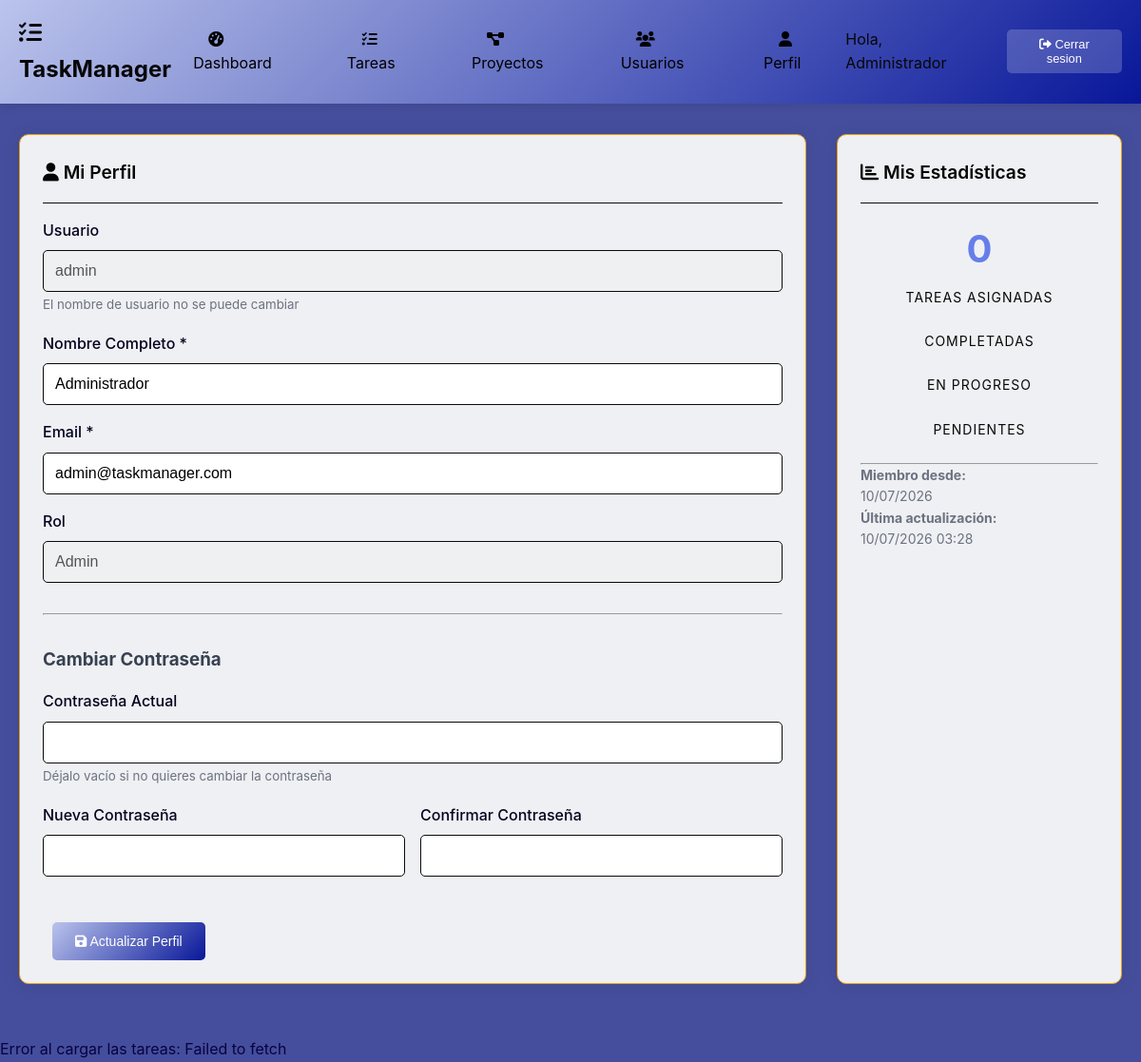
The page /pages/profile.php (signed in) on the database its author committed.
### tables this page shows
CREATE TABLE users (
    id INT PRIMARY KEY AUTO_INCREMENT,
    username VARCHAR(50) UNIQUE NOT NULL,
    email VARCHAR(100) UNIQUE NOT NULL,
    password VARCHAR(255) NOT NULL,
    full_name VARCHAR(100) NOT NULL,
    role ENUM('admin', 'member') DEFAULT 'member',
    last_login TIMESTAMP NULL,
    created_at TIMESTAMP DEFAULT CURRENT_TIMESTAMP,
    updated_at TIMESTAMP DEFAULT CURRENT_TIMESTAMP ON UPDATE CURRENT_TIMESTAMP,
    deleted_at TIMESTAMP NULL
);

### pages/profile.php (the view, shortened to what this page needs)
<?php
try {
    $db = new Database();
    $conn = $db->connect();
    $stmt = $conn->prepare("SELECT * FROM users WHERE id = ?");
    $stmt->execute([$_SESSION['user_id']]);
    $user = $stmt->fetch();
    $stmt = $conn->prepare("
        SELECT
            COUNT(*) as total_assigned,
            SUM(CASE WHEN status = 'completed' THEN 1 ELSE 0 END) as completed,
            SUM(CASE WHEN status = 'pending' THEN 1 ELSE 0 END) as pending,
            SUM(CASE WHEN status = 'in_progress' THEN 1 ELSE 0 END) as in_progress
        FROM tasks
        WHERE assigned_to = ?
    ");
    $stmt->execute([$_SESSION['user_id']]);
    $user_stats = $stmt->fetch();
} catch (Exception $e) {
    $error_message = 'Error al cargar el perfil: ' . $e->getMessage();
}
include '../includes/header.php';
?>
<div style="display: grid; grid-template-columns: 1fr 300px; gap: 2rem;">
    <div class="card">
        <div class="card-header">
            <h1 class="card-title"><i class="fas fa-user"></i> Mi Perfil</h1>
        </div>
        <form method="POST" action="">
            <div class="form-group">
                <label for="username" class="form-label">Usuario</label>
                <input type="text" id="username" class="form-control"
                       value="<?php echo htmlspecialchars($user['username']); ?>" disabled>
                <small style="color: #6b7280;">El nombre de usuario no se puede cambiar</small>
            </div>
            <div class="form-group">
                <label for="full_name" class="form-label">Nombre Completo *</label>
                <input type="text" id="full_name" name="full_name" class="form-control"
                       value="<?php echo htmlspecialchars($user['full_name']); ?>" required>
            </div>
            <div class="form-group">
                <label for="email" class="form-label">Email *</label>
                <input type="email" id="email" name="email" class="form-control"
                       value="<?php echo htmlspecialchars($user['email']); ?>" required>
            </div>
            <div class="form-group">
                <label for="role" class="form-label">Rol</label>
                <input type="text" id="role" class="form-control"
                       value="<?php echo ucfirst($user['role']); ?>" disabled>
            </div>
            <hr style="margin: 2rem 0;">
            <h3 style="margin-bottom: 1rem; color: #374151;">Cambiar Contraseña</h3>
            <div class="form-group">
                <label for="current_password" class="form-label">Contraseña Actual</label>
                <input type="password" id="current_password" name="current_password" class="form-control">
                <small style="color: #6b7280;">Déjalo vacío si no quieres cambiar la contraseña</small>
            </div>
            <div style="display: grid; grid-template-columns: 1fr 1fr; gap: 1rem;">
                <div class="form-group">
                    <label for="new_password" class="form-label">Nueva Contraseña</label>
                    <input type="password" id="new_password" name="new_password" class="form-control">
                </div>
                <div class="form-group">
                    <label for="confirm_password" class="form-label">Confirmar Contraseña</label>
                    <input type="password" id="confirm_password" name="confirm_password" class="form-control">
                </div>
            </div>
            <div style="margin-top: 2rem;">
                <button type="submit" class="btn btn-primary">
                    <i class="fas fa-save"></i> Actualizar Perfil
                </button>
            </div>
        </form>
    </div>
    <div class="card">
        <div class="card-header">
            <h2 class="card-title"><i class="fas fa-chart-bar"></i> Mis Estadísticas</h2>
        </div>
        <div style="text-align: center;">
            <div style="margin-bottom: 1.5rem;">
                <div class="stat-number" style="color: #667eea;"><?php echo $user_stats['total_assigned']; ?></div>
                <div class="stat-label">Tareas Asignadas</div>
            </div>
            <div style="margin-bottom: 1.5rem;">
                <div class="stat-label">Completadas</div>
            </div>
            <div style="margin-bottom: 1.5rem;">
                <div class="stat-label">En Progreso</div>
            </div>
            <div style="margin-bottom: 1.5rem;">
                <div class="stat-label">Pendientes</div>
            </div>
        </div>
        <hr>
        <div style="color: #6b7280; font-size: 0.875rem;">
            <p><strong>Miembro desde:</strong><br>
            <?php echo date('d/m/Y', strtotime($user['created_at'])); ?></p>
            <p><strong>Última actualización:</strong><br>
            <?php echo date('d/m/Y H:i', strtotime($user['updated_at'])); ?></p>
        </div>
    </div>
</div>
<?php
include '../includes/footer.php';
?>

### css/styles.css (style rules this page uses)
* { margin: 0; padding: 0; box-sizing: border-box; }
body { font-family: -apple-system, BlinkMacSystemFont, 'Segoe UI', Roboto, sans-serif; background-color: #08147cc0; color: #070241; line-height: 1.6; }
.card { background: rgb(239, 240, 243); border-radius: 10px; padding: 1.5rem; margin-bottom: 1.5rem; box-shadow: 0 2px 20px rgba(0,0,0,0.08); border: 1px solid #e79e15; }
.card-header { display: flex; justify-content: between; align-items: center; margin-bottom: 1rem; padding-bottom: 1rem; border-bottom: 1px solid #020e16; }
.card-title { font-size: 1.2rem; font-weight: 600; color: #050505; }
.stat-number { font-size: 2.5rem; font-weight: bold; color: #3148af; margin-bottom: 0.5rem; }
.stat-label { color: #080808; text-transform: uppercase; font-size: 0.875rem; letter-spacing: 1px; }
.form-group { margin-bottom: 1rem; }
.form-label { display: block; margin-bottom: 0.5rem; font-weight: 500; color: #01031f; }
.form-control { width: 100%; padding: 0.75rem; border: 1px solid #0a0a0a; border-radius: 5px; font-size: 1rem; transition: border-color 0.3s, box-shadow 0.3s; }
.btn { display: inline-block; margin-left: 10px; padding: 0.75rem 1.5rem; border: none; border-radius: 5px; cursor: pointer; text-decoration: none; font-size: 0.875rem; font-weight: 500; text-align: center; transition: all 0.3s; }
.btn-primary { background: linear-gradient(135deg, #bbc4ec 0%, #081799 100%); color: white; }
.card { animation: fadeIn 0.3s ease-out; }

### rows shown on the page
users: username "admin", full_name "Administrador", email "admin@taskmanager.com", role "Admin", created_at "10/07/2026", updated_at "10/07/2026 03:28"

### other values the page prints
$_SESSION['user_name'] "Administrador"
$user_stats['total_assigned'] "0"
